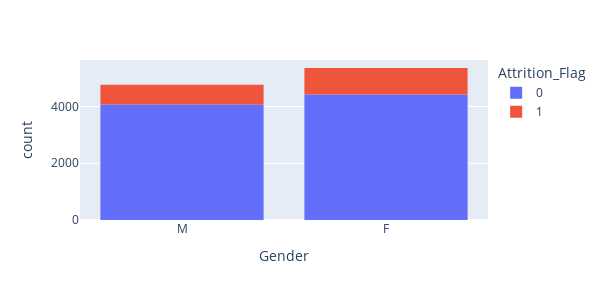

The notebook cell saved with this chart:
### Markdown cell above
### Categorical variables

### Code cell
fig1 = px.histogram (df, x = df['Gender'], width = 600, height = 300, color ='Attrition_Flag')
fig1.show()

### Figure 1 — Plotly figure (JSON) as saved in the notebook; plotly's stock layout.template omitted (floating-point values rounded to 4 significant figures; data arrays with more than 128 entries replaced by an {"elided": "..."} marker saying what was removed)
{"data": [{"alignmentgroup": "True", "bingroup": "x", "hovertemplate": "Attrition_Flag=0<br>Gender=%{x}<br>count=%{y}<extra></extra>", "legendgroup": "0", "marker": {"color": "#636efa", "pattern": {"shape": ""}}, "name": "0", "offsetgroup": "0", "orientation": "v", "showlegend": true, "type": "histogram", "x": {"elided": "8500 str values"}, "xaxis": "x", "yaxis": "y"}, {"alignmentgroup": "True", "bingroup": "x", "hovertemplate": "Attrition_Flag=1<br>Gender=%{x}<br>count=%{y}<extra></extra>", "legendgroup": "1", "marker": {"color": "#EF553B", "pattern": {"shape": ""}}, "name": "1", "offsetgroup": "1", "orientation": "v", "showlegend": true, "type": "histogram", "x": {"elided": "1627 str values"}, "xaxis": "x", "yaxis": "y"}], "layout": {"barmode": "relative", "height": 300, "legend": {"title": {"text": "Attrition_Flag"}, "tracegroupgap": 0}, "margin": {"t": 60}, "width": 600, "xaxis": {"anchor": "y", "domain": [0, 1], "title": {"text": "Gender"}}, "yaxis": {"anchor": "x", "domain": [0, 1], "title": {"text": "count"}}}}
